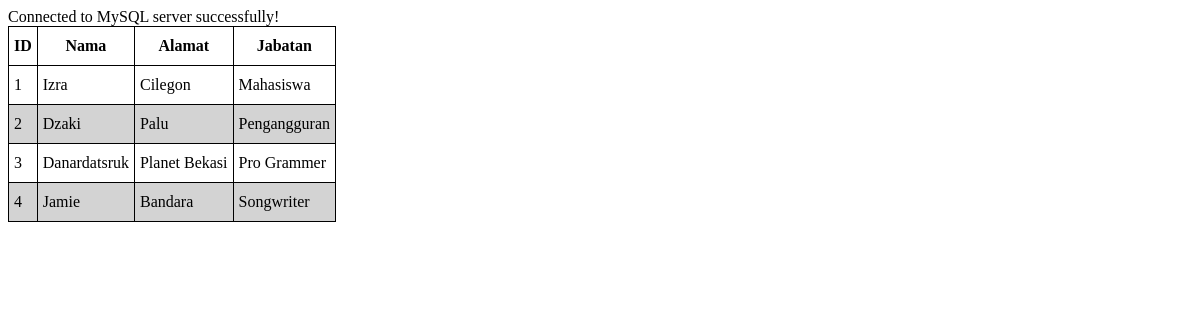
The page / on the database its author committed.
### tables this page shows
CREATE TABLE `users` (
  `ID` int(10) NOT NULL,
  `Nama` varchar(256) NOT NULL,
  `Alamat` varchar(256) NOT NULL,
  `Jabatan` varchar(256) NOT NULL
);

### index.php (the view, shortened to what this page needs)
<?php
$conn=new mysqli("db","root","secret","Trucorp");
$rows = array();
$join = $conn->query("SELECT users.ID, users.Nama, users.Alamat, users.Jabatan FROM users");
while($row = mysqli_fetch_assoc($join)){
    $rows[] = $row;
}
?>
<!DOCTYPE html>
<html>
    <head>
    <link href="style.css" rel="stylesheet">
    </head>
    <body>
    <table class="tabel">
        <tr>
            <th>ID</th>
            <th >Nama</th>
            <th >Alamat</th>
            <th >Jabatan</th>
        </tr>
    <?php $count = 1;
    foreach($rows as $row):?>
        <?php $count = $count % 2?>
        <tr <?php if ($count == 0):?> style="background-color: lightgray" <?php ; elseif($count==1):?> style="background-color: white"<?php endif;?> >
            <td ><?=$row['ID'] ?></td>
            <td ><?=$row['Nama'] ?></td>
            <td ><?=$row['Alamat'] ?></td>
            <td ><?=$row['Jabatan'] ?></td>
        </tr>
        <?php $count = $count+ 1?>
    <?php endforeach;?>
    </table>
    </body>
</html>

### style.css (style rules this page uses)
.tabel { border-collapse:collapse; border-spacing:0; }
.tabel td { border-color:black; border-style:solid; border-width:1px; overflow:hidden; padding:10px 5px; word-break:normal; }
.tabel th { border-color:black; border-style:solid; border-width:1px; overflow:hidden; padding:10px 5px; word-break:normal; }

### rows shown on the page
users: ID "1", Nama "Izra", Alamat "Cilegon", Jabatan "Mahasiswa"
users: ID "2", Nama "Dzaki", Alamat "Palu", Jabatan "Pengangguran"
users: ID "3", Nama "Danardatsruk", Alamat "Planet Bekasi", Jabatan "Pro Grammer"
users: ID "4", Nama "Jamie", Alamat "Bandara", Jabatan "Songwriter"
